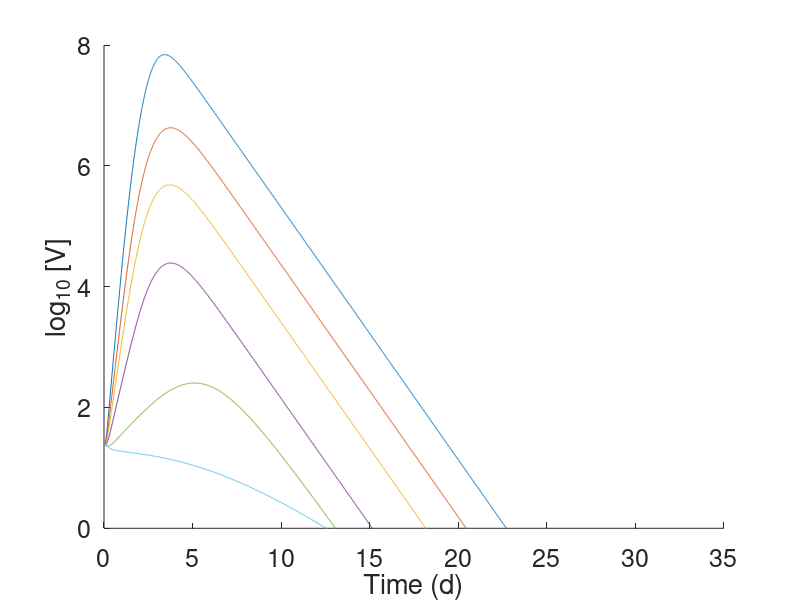

MATLAB code to generate this figure:
function Viral_dynamics_Fig4C
clear; clc; 
close all

% Efficacies explored------------------------------------------------------ 
epi_CI = [0 0.4 0.6 0.8 0.95 0.98];

% Parameters--------------------------------------------------------------- 

p.B = 2.22*10^-8; 
p.rhoX = 2;
p.del = 0.96;
p.p = 7276.4; 
p.c = 10;
p.k = 4;
p.sX = 1;
p.fiX = 2;
p.dX = 0.2;

% Initial conditions-------------------------------------------------------
p.T0 = 2666670;
p.I0 = 1/30;
p.V0 = (p.p/p.c)*p.I0;
p.M0 = 0;

% -------------------------------------------------------------------------
tspan = [0:0.01:55];
Datasave = [tspan'];

% % prediction viral dynamics for different efficacies
for i = 1:1:length(epi_CI)
p.epi = epi_CI(i);
N0 = [p.T0 0 p.I0 p.V0 p.M0];

[T,N] =  ode23s(@(t,y) SARSCoV2(t,y,p),tspan,N0);

Datasave = [Datasave N(:,4)];
assignin('base','V',Datasave);
assignin('base','epi_CI',epi_CI);
% assignin('base','name',N);

hold on
plot(T,log10(N(:,4)))
xlim([0,35]); ylim([0,8])
xlabel('Time (d)'); ylabel('log_1_0 [V]')
set(gca,'fontsize', 18)
end

function dy = SARSCoV2(~,y,p)

dy = zeros(5,1);

T = y(1);
I1 = y(2);
I2 = y(3);
V = y(4);
X = y(5);

dy(1) = -p.B*(1-p.epi)*T*V - p.rhoX*X*T;
dy(2) = p.B*(1-p.epi)*T*V - p.k*I1;
dy(3) = p.k*I1 - p.del*I2;
dy(4) = p.p*I2 - p.c*V;
dy(5) = p.sX*(I2/(p.fiX+I2))*(1-X) - p.dX*X;





